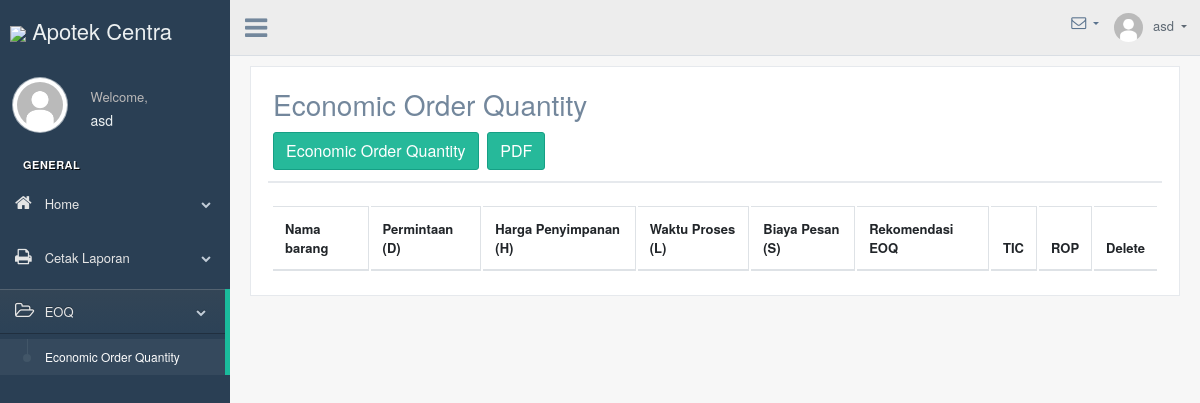
Page /admin/eoq.php (signed in) on the committed database.
### tables this page shows
CREATE TABLE `tbl_petugas` (
  `id_petugas` int(20) NOT NULL,
  `nama_petugas` varchar(255) NOT NULL,
  `img` varchar(255) NOT NULL,
  `email` varchar(255) NOT NULL,
  `alamat_petugas` text NOT NULL,
  `password` varchar(255) NOT NULL
);

### model/User.php (called while the page is built, shortened)
<?php
function GetDataPetugas($id, $conn)
{
   $sql = "SELECT * FROM tbl_petugas where id_petugas = '" . $id . "' ";
   $item = mysqli_query($conn, $sql);
   $data = mysqli_fetch_assoc($item);
   return $data;
}
function GetDataLogo($conn)
{
   $sql = "SELECT * FROM tbl_logo ORDER by create_date DESC LIMIT 1";
   $item = mysqli_query($conn, $sql);
   $data = mysqli_fetch_assoc($item);
   return $data;
}
?>

### admin/eoq.php (the view, shortened to what this page needs)
<?php
require('../model/User.php');
$logo = GetDataLogo($conn);
$now = GetDataPetugas($_SESSION['id_petugas'], $conn);
?>
<!DOCTYPE html>
<html lang="en">
<head>
  <link href="../vendors/bootstrap/dist/css/bootstrap.min.css" rel="stylesheet">
  <link href="../vendors/font-awesome/css/font-awesome.min.css" rel="stylesheet">
  <link href="../vendors/nprogress/nprogress.css" rel="stylesheet">
  <link href="../vendors/iCheck/skins/flat/green.css" rel="stylesheet">
  <link href="../vendors/datatables.net-bs/css/dataTables.bootstrap.min.css" rel="stylesheet">
  <link href="../vendors/datatables.net-buttons-bs/css/buttons.bootstrap.min.css" rel="stylesheet">
  <link href="../vendors/datatables.net-fixedheader-bs/css/fixedHeader.bootstrap.min.css" rel="stylesheet">
  <link href="../vendors/datatables.net-responsive-bs/css/responsive.bootstrap.min.css" rel="stylesheet">
  <link href="../vendors/datatables.net-scroller-bs/css/scroller.bootstrap.min.css" rel="stylesheet">
  <link href="../build/css/custom.min.css" rel="stylesheet">
</head>
<body class="nav-md">
  <div class="container body">
    <div class="main_container">
      <div class="col-md-3 left_col">
        <div class="left_col scroll-view">
          <div class="navbar nav_title" style="border: 0;">
            <a href="index.php" class="site_title"><img width="50px" src="../admin/images/logo/<?php echo $logo['nama_logo'] ?>" /> <span>Apotek Centra Medika</span></a>
          </div>
          <div class="profile clearfix">
            <div class="profile_pic">
              <img src="../admin/images/profile/<?php echo $now['img'] ?>" alt="..." class="img-circle profile_img">
            </div>
            <div class="profile_info">
              <span>Welcome,</span>
              <h2><?php echo $now['nama_petugas'] ?></h2>
            </div>
          </div>
          <br />
          <div id="sidebar-menu" class="main_menu_side hidden-print main_menu">
            <div class="menu_section">
              <h3>General</h3>
              <ul class="nav side-menu">
                <li><a><i class="fa fa-home"></i> Home <span class="fa fa-chevron-down"></span></a>
                </li>
              </ul>
              <ul class="nav side-menu">
                <li><a><i class="fa fa-print"></i> Cetak Laporan <span class="fa fa-chevron-down"></span></a>
                </li>
              </ul>
              <ul class="nav side-menu">
                <li><a><i class="fa fa-folder-open-o"></i> EOQ <span class="fa fa-chevron-down"></span></a>
                  <ul class="nav child_menu">
                    <li><a href="eoq.php">Economic Order Quantity</a></li>
                  </ul>
                </li>
              </ul>
            </div>
          </div>
        </div>
      </div>
      <div class="top_nav">
        <div class="nav_menu">
          <div class="nav toggle">
            <a id="menu_toggle"><i class="fa fa-bars"></i></a>
          </div>
          <nav class="nav navbar-nav">
            <ul class=" navbar-right">
              <li class="nav-item dropdown open" style="padding-left: 15px;">
                <a href="javascript:;" class="user-profile dropdown-toggle" aria-haspopup="true" id="navbarDropdown" data-toggle="dropdown" aria-expanded="false">
                  <img src="../admin/images/profile/<?php echo $now['img'] ?>" alt=""><?php echo $now['nama_petugas'] ?>
              </li>
              <li role="presentation" class="nav-item dropdown open">
                <a href="javascript:;" class="dropdown-toggle info-number" id="navbarDropdown1" data-toggle="dropdown" aria-expanded="false">
                  <i class="fa fa-envelope-o"></i>
                </a>
              </li>
            </ul>
          </nav>
        </div>
      </div>
      <div class="right_col" role="main">
        <div class="row">
          <div class="col-md-12 col-sm-12 ">
            <div class="x_panel">
              <div class="x_title">
                <h3>Economic Order Quantity</h3>
                <button id="eoq" type="button" class="btn btn-success" data-toggle="modal" data-target="#eoqmodal">Economic Order Quantity</button>
                <a href="pdf_laporan_eoq.php" class="btn btn-success">PDF</a>
              </div>
              <div class="x_content">
                <div class="row">
                  <div class="col-sm-12">
                    <div class="card-box table-responsive">
                      <table id="datatable-buttons" class="table table-striped table-bordered" style="width:100%">
                        <thead>
                          <tr>
                            <th>Nama barang</th>
                            <th>Permintaan (D)</th>
                            <th>Harga Penyimpanan (H)</th>
                            <th>Waktu Proses (L)</th>
                            <th>Biaya Pesan (S)</th>
                            <th>Rekomendasi EOQ</th>
                            <th>TIC</th>
                            <th>ROP</th>
                            <th>Delete</th>
                          </tr>
                        </thead>
                      </table>
                    </div>
                  </div>
                </div>
              </div>
            </div>
          </div>
        </div>
      </div>
    </div>
  </div>
</body>
</html>

### rows in the picture
tbl_petugas: img (picture), nama_petugas "asd"
